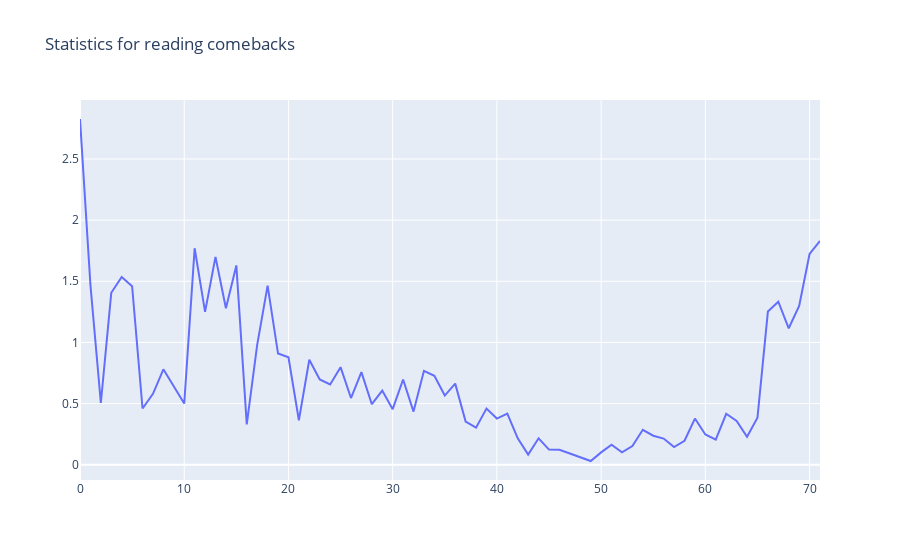

Source (notebook cell):
### Code cell
plot_data(comeback_medians_dict, 'reading comebacks')
